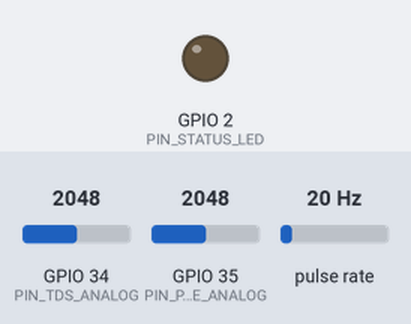
A sketch run on a simulated ESP32. Shown: output pins drawn as LEDs (lit = HIGH). Wiring (inferred from the names in the program): pulse sensor: data GPIO 4. The test bench sets the inputs (shaded band); at power-on: GPIO 34 (PIN_TDS_ANALOG) = 2048, GPIO 35 (PIN_PRESSURE_ANALOG) = 2048, pulse rate 20 Hz. WiFi joins after 1.5 s; servers stay silent unless stated; uploads are accepted with an empty reply; what the sketch prints to the serial monitor is not drawn.

Above: at 0.1 s.
At 1.6 s:
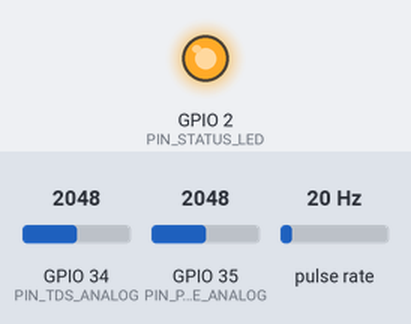
Timing chart, 0 to 3.1 s (numbered marks = the images above):
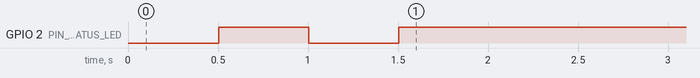

The sketch:

AquaMind_ESP32.ino
```cpp
/**
 * AquaMind ESP32 IoT Sensor Node Firmware Reference
 * atomQUEST 2026 (Atomberg) — Round 2 Concept
 *
 * Target Hardware: ESP32-WROOM-32 Development Board
 * Sensors:
 *   - Hall-Effect Turbine Flow Meter (e.g., YF-S201) on GPIO 4 (Interrupt)
 *   - Analog TDS Sensor (Dual-pin AC probe) on GPIO 34 (ADC1_CH6)
 *   - Piezoresistive Pressure Transducer (0.5V-4.5V / 0-100 psi) on GPIO 35 (ADC1_CH7)
 *
 * Ingestion Endpoint: POST /api/readings
 */

#include <WiFi.h>
#include <HTTPClient.h>

// Wi-Fi Credentials
const char* WIFI_SSID = "YOUR_WIFI_SSID";
const char* WIFI_PASS = "YOUR_WIFI_PASSWORD";

// AquaMind Gateway Host Endpoint
const char* API_ENDPOINT = "http://192.168.1.100:8000/api/readings";
const char* DEVICE_ID = "ESP32-HW-BENCH-01";

// Hardware Pin Definitions
#define PIN_FLOW_SENSOR    4
#define PIN_TDS_ANALOG     34
#define PIN_PRESSURE_ANALOG 35
#define PIN_STATUS_LED     2

// Flow Meter Calibration Factor (YF-S201: ~7.5 pulses per second = 1 L/min)
const float FLOW_CALIBRATION_FACTOR = 7.5;
volatile unsigned long pulseCount = 0;

unsigned long lastSampleTime = 0;
const unsigned long SAMPLE_INTERVAL_MS = 2000; // Sample every 2 seconds

// Flow Sensor Interrupt Service Routine (ISR)
void IRAM_ATTR pulseCounterISR() {
  pulseCount++;
}

// Read Analog TDS with Temperature Compensation & Moving Average
float readInletTdsPpm() {
  long sum = 0;
  for (int i = 0; i < 20; i++) {
    sum += analogRead(PIN_TDS_ANALOG);
    delay(2);
  }
  float avgAdc = (float)sum / 20.0;
  float voltage = (avgAdc / 4095.0) * 3.3;

  // Standard dual-pin conversion polynomial: TDS = (133.42*V^3 - 255.86*V^2 + 857.39*V) * 0.5
  float compensationCoefficient = 1.0; // Assuming 25°C
  float compensationVoltage = voltage / compensationCoefficient;
  float tdsValue = (133.42 * pow(compensationVoltage, 3) - 255.86 * pow(compensationVoltage, 2) + 857.39 * compensationVoltage) * 0.5;

  if (tdsValue < 0) tdsValue = 0;
  return tdsValue;
}

// Read Piezoresistive Pressure Sensor (0.5V to 4.5V mapped to 0 to 100 psi via voltage divider)
float readPressurePsi() {
  long sum = 0;
  for (int i = 0; i < 10; i++) {
    sum += analogRead(PIN_PRESSURE_ANALOG);
    delay(2);
  }
  float avgAdc = (float)sum / 10.0;
  float voltage = (avgAdc / 4095.0) * 3.3;

  // Scaling: 0.5V = 0 psi, 3.0V = 100 psi (voltage divided from 5V)
  float psi = ((voltage - 0.5) / 2.5) * 100.0;
  if (psi < 0.0) psi = 0.0;
  return psi;
}

void setup() {
  Serial.begin(115200);
  pinMode(PIN_FLOW_SENSOR, INPUT_PULLUP);
  pinMode(PIN_STATUS_LED, OUTPUT);

  attachInterrupt(digitalPinToInterrupt(PIN_FLOW_SENSOR), pulseCounterISR, RISING);

  Serial.println("\n[AquaMind] Initializing ESP32 Sensor Node...");
  Serial.print("[AquaMind] Connecting to Wi-Fi: ");
  Serial.println(WIFI_SSID);

  WiFi.begin(WIFI_SSID, WIFI_PASS);
  int retry = 0;
  while (WiFi.status() != WL_CONNECTED && retry < 20) {
    delay(500);
    Serial.print(".");
    digitalWrite(PIN_STATUS_LED, !digitalRead(PIN_STATUS_LED));
    retry++;
  }

  if (WiFi.status() == WL_CONNECTED) {
    Serial.println("\n[AquaMind] Wi-Fi Connected!");
    Serial.print("[AquaMind] Node IP: ");
    Serial.println(WiFi.localIP());
    digitalWrite(PIN_STATUS_LED, HIGH);
  } else {
    Serial.println("\n[AquaMind] Warning: Operating in offline bench mode.");
  }
}

void loop() {
  unsigned long currentTime = millis();
  if (currentTime - lastSampleTime >= SAMPLE_INTERVAL_MS) {
    detachInterrupt(digitalPinToInterrupt(PIN_FLOW_SENSOR));

    // Calculate Flow Rate in Liters Per Minute (LPM)
    float flowRateLpm = ((1000.0 / (currentTime - lastSampleTime)) * pulseCount) / FLOW_CALIBRATION_FACTOR;
    pulseCount = 0;
    lastSampleTime = currentTime;
    attachInterrupt(digitalPinToInterrupt(PIN_FLOW_SENSOR), pulseCounterISR, RISING);

    float inletTds = readInletTdsPpm();
    // In dual-probe setups, outlet TDS is sampled on second pin; for single-probe bench:
    float outletTds = inletTds * 0.065; // ~93.5% nominal RO rejection
    float pressurePsi = readPressurePsi();

    Serial.printf("[AquaMind Telemetry] Flow: %.2f LPM | Inlet TDS: %.1f ppm | Outlet TDS: %.1f ppm | Pressure: %.1f psi\n",
                  flowRateLpm, inletTds, outletTds, pressurePsi);

    // Transmit telemetry to FastAPI backend if connected and flow is active
    if (WiFi.status() == WL_CONNECTED) {
      HTTPClient http;
      http.begin(API_ENDPOINT);
      http.addHeader("Content-Type", "application/json");

      String jsonPayload = "{";
      jsonPayload += "\"device_id\":\"" + String(DEVICE_ID) + "\",";
      jsonPayload += "\"flow_rate_lpm\":" + String(flowRateLpm, 2) + ",";
      jsonPayload += "\"inlet_tds_ppm\":" + String(inletTds, 1) + ",";
      jsonPayload += "\"outlet_tds_ppm\":" + String(outletTds, 1) + ",";
      jsonPayload += "\"pressure_psi\":" + String(pressurePsi, 1) + ",";
      jsonPayload += "\"turbidity_ntu\":0.8";
      jsonPayload += "}";

      int httpResponseCode = http.POST(jsonPayload);
      if (httpResponseCode > 0) {
        Serial.printf("[AquaMind] HTTP Response: %d\n", httpResponseCode);
      } else {
        Serial.printf("[AquaMind] HTTP Error: %s\n", http.errorToString(httpResponseCode).c_str());
      }
      http.end();
    }
  }
}
```
